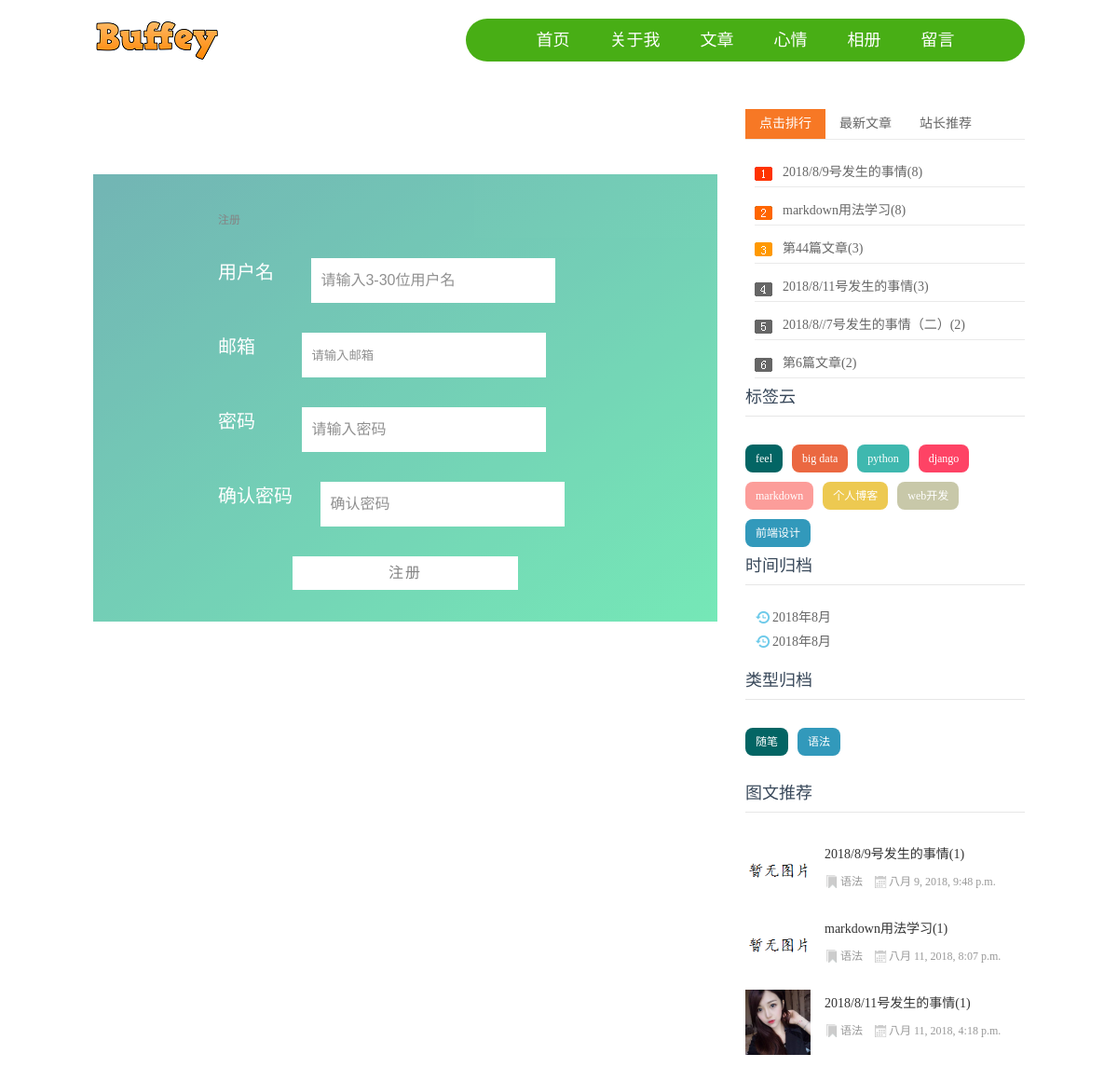
Screenshot of /register with the database file from the repository.
### blog/models.py (models this page shows, shortened)
class Tag(models.Model):
	name = models.CharField(max_length=10)

class Category(models.Model):
	name = models.CharField(max_length=10)
	def __str__(self):
		return self.name

class Blog(models.Model, ReadNumExpandMethod):
	STATUS_CHOICES = (
		('draft', 'Draft'), ('published', 'Published'),)
	title = models.CharField(max_length=30)
	content = models.TextField()
	category = models.ForeignKey(Category, on_delete=models.DO_NOTHING)
	tag = models.ManyToManyField(Tag)
	author = models.ForeignKey(User, on_delete=models.DO_NOTHING)
	read_details = GenericRelation(ReadDetail)
	thumbnail = models.ImageField(upload_to='blog/%Y/%m/%d', blank=True)
	created = models.DateTimeField(auto_now_add=True)
	update = models.DateTimeField(auto_now=True)
	status = models.CharField(max_length=10, choices=STATUS_CHOICES, default='draft')
	publish = models.DateTimeField(default=timezone.now)
	objects = models.Manager()
	published = PublishedManager()
	class Meta:
		ordering = ['-created']

### read_statistics/models.py (models this page shows)
class ReadDetail(models.Model):
	date = models.DateField(default=timezone.now)
	read_num = models.IntegerField(default=0)
	content_type = models.ForeignKey(ContentType, on_delete=models.DO_NOTHING)
	object_id = models.PositiveIntegerField()
	content_object = GenericForeignKey('content_type', 'object_id')

### mysite/views.py (the view)
# urls.py: path('', index, name='index'), path('feeling', feeling, name='feeling'), path('login/', login, name='login'), path('register', register, name='register'),
def register(request):
	if request.method == 'POST':
		reg_form = RegForm(request.POST)
		if reg_form.is_valid():
			username = reg_form.cleaned_data['username']
			email = reg_form.cleaned_data['email']
			password = reg_form.cleaned_data['password']
			user = User.objects.create_user(username, email, password)
			user.save()
			user = auth.authenticate(username=username, password=password)
			auth.login(request, user)
			return redirect(request.GET.get('from', reverse('index')))
	else:
		reg_form = RegForm()
	context = dict()
	context['reg_form'] = reg_form
	return render(request, 'login/register.html', context)

### mysite/forms.py (shortened to what this page needs)
class RegForm(forms.Form):
    username = forms.CharField(label='用户名',
                               max_length=30,
                               min_length=3,
                               widget=forms.TextInput(attrs={'class':'form-control', 'placeholder': '请输入3-30位用户名'}))
    email = forms.EmailField(label='邮箱',
                             widget=forms.EmailInput(attrs={'class':'form-control', 'placeholder': '请输入邮箱'}))
    password = forms.CharField(label='密码',
                               min_length=6,
                               widget=forms.PasswordInput(attrs={'class':'form-control', 'placeholder': '请输入密码'}))
    password_again = forms.CharField(label='确认密码',
                                     min_length=6,
                                     widget=forms.PasswordInput(attrs={'class':'form-control', 'placeholder': '确认密码'}))

### blog/models.py (called while the page is built)
	def get_queryset(self):
		return super(PublishedManager, self).get_queryset().filter(status='published')

### blog/templatetags/blog_tags.py (called while the page is built)
@register.simple_tag
def get_recent_blogs(num=6):
	return Blog.published.all()[:num]

@register.simple_tag
def get_all_tags():
	return Tag.objects.all()

@register.simple_tag
def get_all_categories():
	return Category.objects.all()

@register.simple_tag
def get_blogs_with_date():
	return Blog.published.dates('publish', 'month', order='DESC')

@register.simple_tag
def get_yesterday_hot_blogs():
	blog_content_type = ContentType.objects.get_for_model(Blog)
	today = timezone.now().date()
	yesterday = today - datetime.timedelta(days=1)
	return ReadDetail.objects.filter(content_type=blog_content_type, date=yesterday).order_by('-read_num')[:5]

@register.simple_tag
def get_hot_blogs_for_7_days():
	hot_blogs_for_7_days = cache.get('hot_blogs_for_7_days')
	if hot_blogs_for_7_days is None:
		today = timezone.now().date()
		date = today - datetime.timedelta(days=7)
		hot_blogs_for_7_days = Blog.objects.filter(
			read_details__date__lt=today,
			read_details__date__gte=date) \
			.values('id', 'title').annotate(read_num_sum=Sum('read_details__read_num')) \
			.order_by('-read_num_sum')[:6]
		cache.set('hot_blogs_for_7_days', hot_blogs_for_7_days, 3600)
	return hot_blogs_for_7_days

### blog/templates/login/register.html (shortened to what this page needs)
{% extends 'base.html' %}
{% load staticfiles %}
{% block css %}
<link rel="stylesheet" href="{% static 'login/css/login.css' %}">
{% endblock %}
{% block content %}
<div class="l_box f_l">
	<div class="topnews">
		<div class="wrap">
			<div class="container">
				<h3 class="panel-title">注册</h3>
				<form action="" method="POST">
                    {% for field in reg_form %}
                        <label for="{{ field.id_for_label }}">{{ field.label }}</label>
                        {{ field }}
                    {% endfor %}
                    <input type="submit" value="注册" class="btn btn-primary pull-right">
				</form>
			</div>
        </div>
	</div>
</div>
{% endblock %}

### blog/templates/base.html (shortened to what this page needs)
<!doctype html>
{% load staticfiles %}
{% load blog_tags %}
<html>
<head>
  <link href="{% static 'blog/css/base.css' %}" rel="stylesheet" />
  <link href="{% static 'blog/css/index.css' %}" rel='stylesheet' />
  {% block css %}{% endblock %}
</head>
<body>
	<header>
    	<div class="logo f_l"> <a href="/"><img src="{% static 'blog/images/logo.png' %}"></a> </div>
        	<nav id="topnav" class="f_r">
            <ul>
                <a href="{% url 'index' %}" id='{% block index_active %}{% endblock %}'>首页</a>
                <a href="{% url 'index' %}" target="">关于我</a>
                <a href="{% url 'blog_list' %}"  id='{% block blog_active %}{% endblock %}' target="">文章</a>
                <a href="{% url 'feeling' %}" id='{% block feeling_active %}{% endblock %}' target="">心情</a>
                <a href="{% url 'index' %}" target="">相册</a>
                <a href="{% url 'index' %}" target="">留言</a>
            </ul>
  		</nav>
    </header>
    <article>
     {% block content %}
      {% endblock %}
      <div class="r_box f_r">
        <div class="moreSelect" id="lp_right_select">
          <div class="ms-top">
            <ul class="hd" id="tab">
              <li class="cur"><a href="/">点击排行</a></li>
              <li><a href="/">最新文章</a></li>
              <li><a href="/">站长推荐</a></li>
            </ul>
          </div>
          <div class="ms-main" id="ms-main">
            <div style="display: block;" class="bd bd-news" >
	            {% get_hot_blogs_for_7_days as hot_blogs_for_7_days %}
              <ul>
	              {% for blog in hot_blogs_for_7_days %}
                    <li><a href="{% url 'blog_detail' blog.id %}">{{ blog.title }}({{ blog.read_num_sum }})</a></li>
	              {% empty %}
	              暂无推送
	              {% endfor %}
              </ul>
            </div>
	            {% get_recent_blogs as recent_blogs %}
          </div>
          <div class="cloud">
            <h3>标签云</h3>
	          {% get_all_tags as all_tags %}
            <ul>
	            {% for tag in all_tags %}
	                <li><a href="{% url 'blogs_with_tag' tag.pk %}">{{ tag.name }}</a></li>
	            {% empty %}
	                暂无标签
	            {% endfor %}
              <li><a href="/">个人博客</a></li>
              <li><a href="/">web开发</a></li>
              <li><a href="/">前端设计</a></li>
            </ul>
          </div>
	        <div class="date">
		        <h3>时间归档</h3>
		        {% get_blogs_with_date as blogs_with_date %}
		        <ul>
			        {% for blog in blogs_with_date %}
			            <li>
				            <span class="date-logo"><a href="{% url 'blogs_with_date' blog.year blog.month %}">{{ blog.year }}年{{ blog.month }}月</a></span>
			            </li>
			            <li>
				            <span class="date-logo"><a href="#">{{ blog.year }}年{{ blog.month }}月</a></span>
			            </li>
			        {% empty %}
			            暂无相关内容
			        {% endfor %}
		        </ul>
	        </div>
	        <div class="category">
		        <h3>类型归档</h3>
		        {% get_all_categories as all_categories %}
		        <ul>
			        {% for category in all_categories %}
			            <li>
				            <a href="{% url 'blogs_with_category' category.pk %}"> {{ category.name }}</a></li>
			        {% empty %}
			            暂无分类
			        {% endfor %}
		        </ul>
	        </div>
          <div class="tuwen">
            <h3>图文推荐</h3>
	          {% get_yesterday_hot_blogs as yesterday_hot_blogs %}
            <ul>
	            {% for blog in yesterday_hot_blogs %}
              <li><a href="{% url 'blog_detail' blog.content_object.pk %}"><img src="{% if blog.content_object.thumbnail %}
					                      {{ blog.content_object.thumbnail.url }}
										{% else %}
											{% static 'blog/images/no_image.png' %}
										{% endif %}"><b>{{ blog.content_object.title }}({{ blog.read_num }})</b></a>
                <p><span class="tulanmu"><a href="{% url 'blog_detail' blog.content_object.pk %}">{{ blog.content_object.category }}</a>
                </span><span class="tutime">{{ blog.content_object.publish }}</span></p>
              </li>
	            {% empty %}
	            暂无推送
	            {% endfor %}
            </ul>
          </div>
        </div>
      </div>
    </article>
</body>
</html>

### blog/static/blog/css/base.css (style rules this page uses)
* { margin:0; padding:0; }
body { font: 12px/1.5 'Microsoft Yahei', 'Simsun'; color: #666666; background: #fff; }
img { border: 0; display: block; }
ul { list-style: none; }
h1, h2, h3, h4, h5, h6 { font-size: 100%; font-weight: normal; }
a { outline: none; }
a:link, a:visited { text-decoration: none; color: #666; }
.f_l { float: left; }
.f_r { float: right; }
.l_box { width: 670px; }
.r_box { width: 300px; }
header { width: 1000px; margin: 20px auto; overflow: hidden; clear: both; }
#topnav { width: 60%; background: #48AE15; height: 46px; line-height: 46px; text-align: center; border-radius: 46px; }
#topnav a { display: inline-block; font-size: 18px; font-family: "Microsoft Yahei", Arial, Helvetica, sans-serif; padding: 0 20px; color: #fff; }
article { width: 1000px; margin: 20px auto; }
.moreSelect { width: 100%; margin: 30px 0 20px 0; overflow: hidden; }
.ms-top { height: 32px; border-bottom: solid 1px #EAEAEA; font-size: 14px; }
#tab li a { float: left; height: 32px; cursor: pointer; line-height: 32px; list-style-type: none; padding: 0 15px; }
#tab li.cur a { color: #fff; background: #f77825; }
.bd { display: none; }
.bd-news ul { padding: 10px 0 0 10px; background: url(../images/ph2.png) no-repeat 10px 29px; }
.bd-news ul li { border-bottom: solid 1px #EAEAEA; line-height: 30px; height: 30px; overflow: hidden; font-size: 14px; padding: 10px 0 0 30px; }
.bd-news ul li a { display: block; }
.cloud { width: 100%; clear: both; overflow: hidden; }
.cloud h3 { line-height: 40px; color: #38485A; font-size: 18px; border-bottom: 1px solid #E6E6E6; height: 40px; }
.cloud ul { margin: 20px 0; }
.cloud ul li { line-height: 24px; height: 24px; display: block; background: #999; float: left; padding: 3px 11px; margin: 10px 10px 0 0; border-radius: 8px; -moz-transition: all 0.5s; -webkit-transition: all 0.5s; -o-transition: all 0.5s; transition: all 0.5s; }
.cloud ul li a { color: #FFF; }
.cloud ul li:nth-child(8n-7) { background: #8A9B0F; }
.cloud ul li:nth-child(8n-6) { background: #EB6841; }
.cloud ul li:nth-child(8n-5) { background: #3FB8AF; }
.cloud ul li:nth-child(8n-4) { background: #FE4365; }
.cloud ul li:nth-child(8n-3) { background: #FC9D9A; }
.cloud ul li:nth-child(8n-2) { background: #EDC951; }
.cloud ul li:nth-child(8n-1) { background: #C8C8A9; }
.cloud ul li:nth-child(8n) { background: #83AF9B; }
.cloud ul li:first-child { background: #036564; }
.cloud ul li:last-child { background: #3299BB; }
.date { width: 100%; clear: both; overflow: hidden; }
.date h3 { line-height: 40px; color: #38485A; font-size: 18px; border-bottom: 1px solid #E6E6E6; height: 40px; }
.date ul { margin: 20px 0; }
.date ul li { line-height: 24px; height: 10px; display: block; font-size: 14px; padding: 3px 11px; margin: 10px 10px 0 0; }
.date .date-logo { background: url(../images/newsbg02.png) no-repeat center left; padding-left: 18px; }
.category { width: 100%; clear: both; overflow: hidden; }
.category h3 { line-height: 40px; color: #38485A; font-size: 18px; border-bottom: 1px solid #E6E6E6; height: 40px; }
.category ul { margin: 20px 0; }
.category ul li { line-height: 24px; height: 24px; display: block; background: #999; float: left; padding: 3px 11px; margin: 10px 10px 0 0; border-radius: 8px; -moz-transition: all 0.5s; -webkit-transition: all 0.5s; -o-transition: all 0.5s; transition: all 0.5s; }
.category ul li a { color: #FFF; }
.category ul li:nth-child(8n-7) { background: #8A9B0F; }
.category ul li:nth-child(8n-6) { background: #EB6841; }
.category ul li:first-child { background: #036564; }
.category ul li:last-child { background: #3299BB; }

### blog/static/blog/css/index.css (style rules this page uses)
.topnews { margin: 20px 0; }
.tuwen { width: 100%; clear: both; overflow: hidden; margin: 20px 0; }
.tuwen h3 { line-height: 40px; color: #38485A; font-size: 18px; border-bottom: 1px solid #E6E6E6; height: 40px; margin-bottom: 30px; }
.tuwen li { overflow: hidden; clear: both; margin-bottom: 10px; }
.tuwen li img { width: 70px; float: left; margin-right: 15px; }
.tuwen li b { overflow: hidden; width: 100%; font-weight: normal; color: #333; font-size: 14px; line-height: 30px; }
.tuwen li span { color: #999; margin-right: 10px; }
.tuwen p { margin-top: 5px; }
.tulanmu { background: url(../images/lanmbq.png) no-repeat center left; padding-left: 17px; }
.tulanmu a { color: #999; }
.tutime { background: url(../images/datepng.png) no-repeat left center; padding-left: 15px; }

### rows the page displays
Tag: name "feel"
Tag: name "big data"
Tag: name "python"
Tag: name "django"
Tag: name "markdown"
Category: name "随笔"
Category: name "语法"
ReadDetail: content_object "2018/8/9号发生的事情", read_num "1", content_object.category "语法", content_object.publish "八月 9, 2018, 9:48 p.m."
ReadDetail: content_object "markdown用法学习", read_num "1", content_object.category "语法", content_object.publish "八月 11, 2018, 8:07 p.m."
ReadDetail: content_type+object (picture), content_object "2018/8/11号发生的事情", read_num "1", content_object.category "语法", content_object.publish "八月 11, 2018, 4:18 p.m."

### other values shown
{{ field.label }} "用户名" "邮箱" "密码" "确认密码"
{{ blog.title }} "2018/8/9号发生的事情" "markdown用法学习" "第44篇文章" "2018/8/11号发生的事情" "2018/8//7号发生的事情（二）" "第6篇文章"
{{ blog.read_num_sum }} "8" "8" "3" "3" "2" "2"
{{ blog.year }} "2018"
{{ blog.month }} "8"
